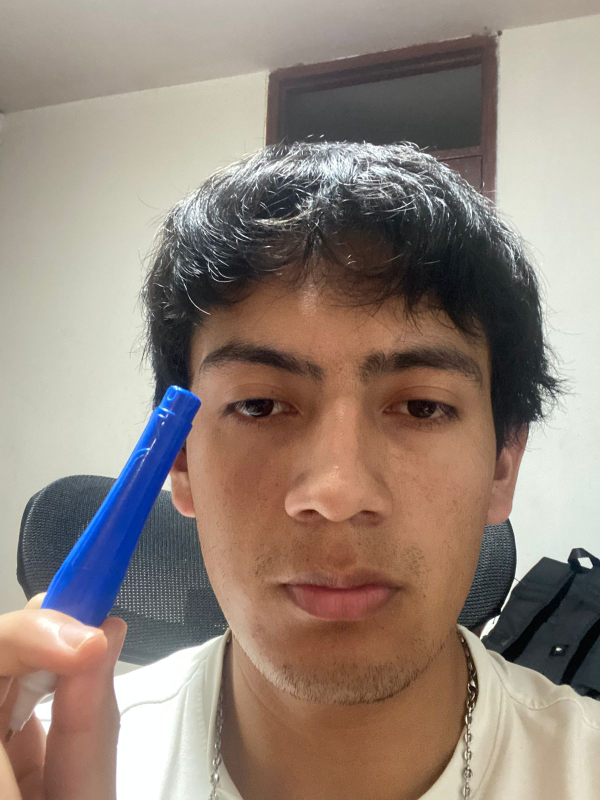
#> input picture data/myphoto2.png, 1200 x 1600 px, found by its file name (shown at 1/2 size)
$ python -i ejer8.py   (imports and definitions only)
#> lines starting #> are read from the running program, lines starting #| are printed output that depends on the picture; after the words box and inside, x2 and y2 are one past the last pixel; in counts of white or black regions, pixels touching at a corner belong together
import cv2
import numpy as np
import streamlit as st

def run():
    st.header("🔷 Capítulo 8: Detector de Color (Azul)")
#> (this line was passed over: streamlit is not available in this run)

    scaling_factor = 0.5

    lower = np.array([60, 100, 100])
    upper = np.array([180, 255, 255])

    frame = cv2.imread('data/myphoto2.png')
#> frame is the input picture: shape (1600, 1200, 3); mean B, G, R 122.5, 132.6, 147.2
    if frame is None:
        st.error("❌ No se pudo cargar la imagen. Verifica que exista 'data/myphoto2.png'")
        return

    frame = cv2.resize(frame, None, fx=scaling_factor, fy=scaling_factor,
                      interpolation=cv2.INTER_AREA)
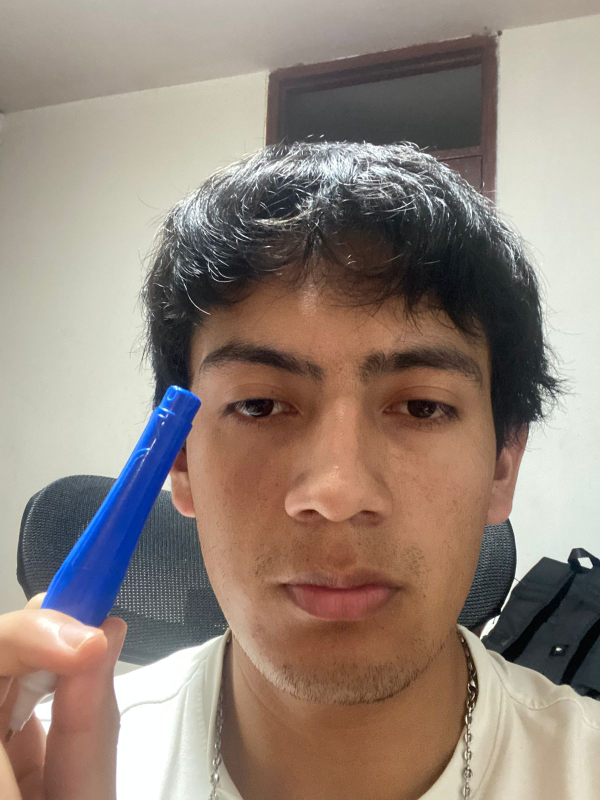
#> frame: shape (800, 600, 3); mean B, G, R 122.6, 132.7, 147.3

    hsv_frame = cv2.cvtColor(frame, cv2.COLOR_BGR2HSV)
#> hsv_frame: shape (800, 600, 3); mean H, S, V 39, 63.9, 153.1

    mask = cv2.inRange(hsv_frame, lower, upper)
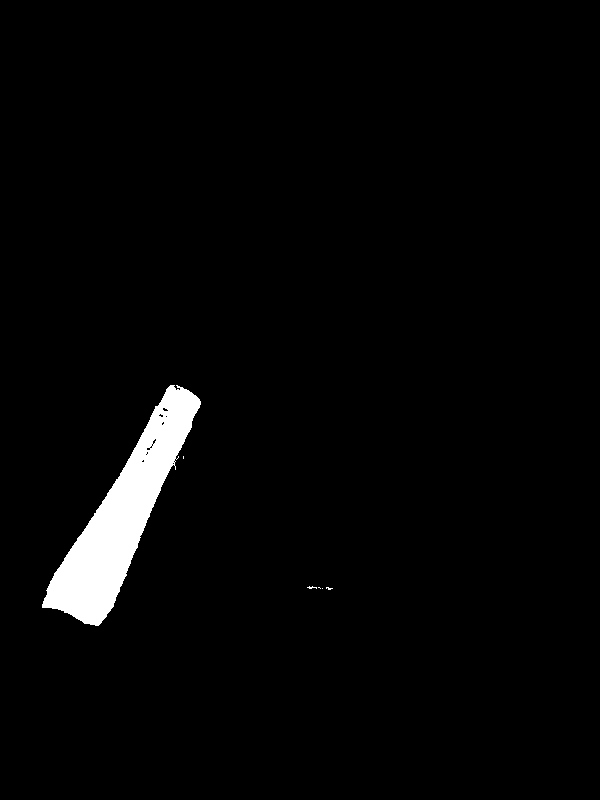
#> mask: shape (800, 600); 2.6% white; 6 white regions (5 under 20 px), largest, box (x1, y1, x2, y2) and area: (42, 385, 201, 626) 12628

    res = cv2.bitwise_and(frame, frame, mask=mask)
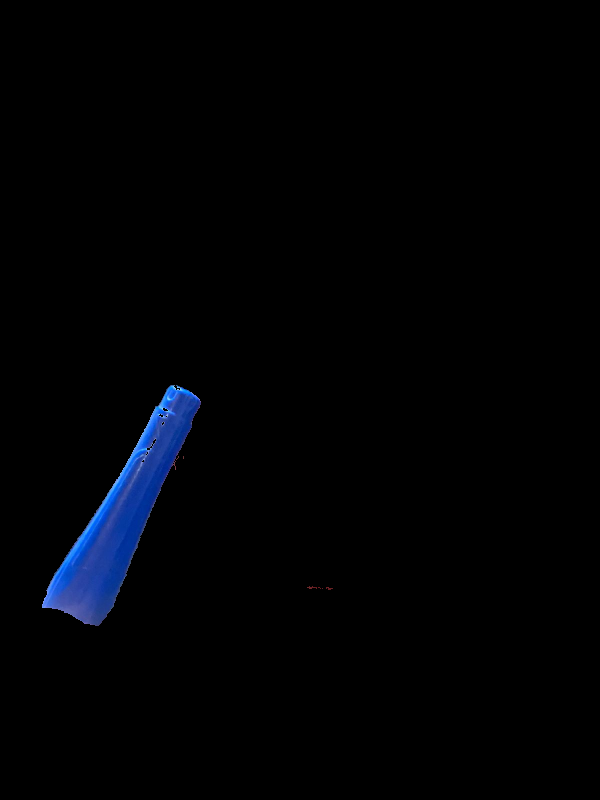
#> res: shape (800, 600, 3); mean B, G, R 4.6, 2, 0.8
    res = cv2.medianBlur(res, ksize=5)

    frame_rgb = cv2.cvtColor(frame, cv2.COLOR_BGR2RGB)
    res_rgb = cv2.cvtColor(res, cv2.COLOR_BGR2RGB)

#> (the run stopped early here; a loop or call above may not have finished)
